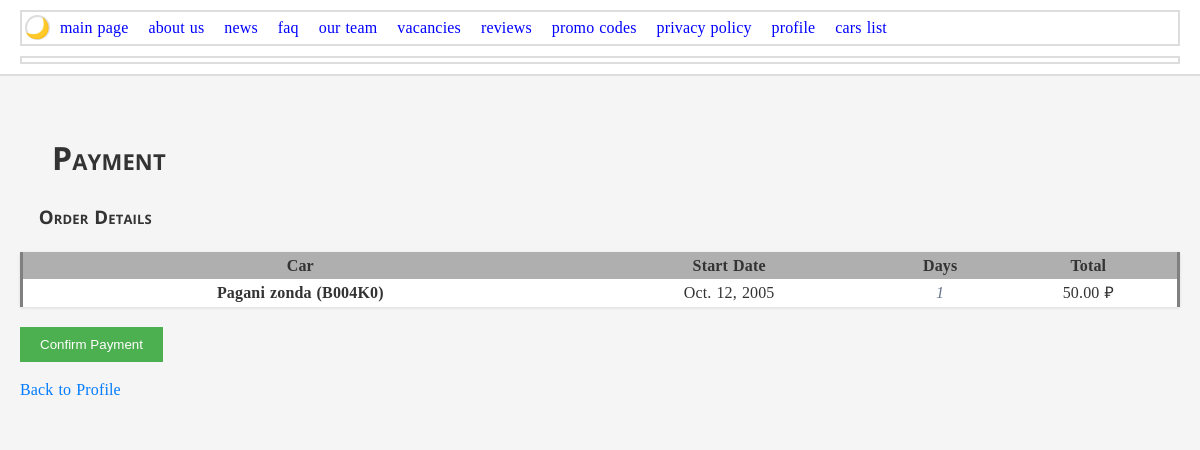
Screenshot of /payment/3/ (signed in) with the database file from the repository.
### main/models.py (models this page shows, shortened)
class Rental(models.Model):
    STATUS_CHOICES = [
        ('PENDING', 'Waiting confirmation'),
        ('CONFIRMED', 'Confirmed'),
        ('ACTIVE', 'Active'),
        ('COMPLETED', 'Completed'),
        ('CANCELLED', 'Cancelled'),
    ]
    client = models.ForeignKey(User, on_delete=models.PROTECT)
    car = models.ForeignKey(Car, on_delete=models.PROTECT)
    start_date = models.DateField('Start date')
    days = models.PositiveIntegerField('Days quantity')
    expected_return_date = models.DateField('Expected return date', blank=True)
    rental_amount = models.DecimalField('Rental amount', max_digits=10, decimal_places=2, blank=True, editable=False)
    discount_amount = models.DecimalField('Discount amount', max_digits=10, decimal_places=2, default=0, editable=False)
    total_amount = models.DecimalField('Total amount', max_digits=10, decimal_places=2, blank=True, editable=False)
    promo_code = models.ForeignKey(PromoCode, on_delete=models.SET_NULL, null=True, blank=True)
    status = models.CharField('Status', max_length=10, choices=STATUS_CHOICES, default='PENDING', blank=True)
    fines = models.ManyToManyField(Fine, blank=True)
    is_paid = models.BooleanField('Paid', default=False)  # Новое поле!
    class Meta:
        verbose_name = 'Rental'
        verbose_name_plural = 'Rentals'

class Car(models.Model):
    license_plate = models.CharField(max_length=20, unique=True)
    model = models.ForeignKey(CarModel, on_delete=models.CASCADE)
    body_type = models.OneToOneField(BodyType, on_delete=models.PROTECT,  null=True, blank=True)  # Пример OneToOne
    year = models.PositiveIntegerField()
    daily_rental_price = models.DecimalField(max_digits=8, decimal_places=2, editable = False)
    price = models.DecimalField(max_digits=12, decimal_places=2)
    def __str__(self):
        return f"{self.model} ({self.license_plate})"

class CarModel(models.Model):
    name = models.CharField(max_length=100)
    def __str__(self):
        return self.name

### main/views.py (the view)
# urls.py: path('payment/<int:rental_id>/', views.payment_page, name='payment_page'),
@login_required
def payment_page(request, rental_id):
    rental = get_object_or_404(Rental, id=rental_id, client=request.user, status='PENDING')
    return render(request, 'main/payment.html', {'rental': rental})

### main/templates/main/payment.html (shortened to what this page needs)
{% extends "base.html" %}
{% block header %}Payment{% endblock %}
{% block content %}
<h3>Order Details</h3>
<table>
    <thead>
        <tr>
            <th>Car</th>
            <th>Start Date</th>
            <th>Days</th>
            <th>Total</th>
        </tr>
    </thead>
    <tbody>
        <tr>
            <td>{{ rental.car }}</td>
            <td>{{ rental.start_date }}</td>
            <td>{{ rental.days }}</td>
            <td>{{ rental.total_amount }} ₽</td>
        </tr>
    </tbody>
</table>
<form method="post" action="{% url 'process_payment' rental.id %}">
    <button type="submit" style="padding: 10px 20px; background-color: #4CAF50; color: white; border: none; cursor: pointer;">
        Confirm Payment
    </button>
</form>
<a href="{% url 'profile' %}" style="display: inline-block; margin-top: 15px; color: #007bff;">Back to Profile</a>
{% endblock %}

### main/static/css/style2.css (style rules this page uses)
:root { --font-primary: 'Open Sans'; --font-secondary: 'Roboto'; --font-mono: monospace; --bg-primary: #f5f5f5; --bg-secondary: #ffffff; --text-primary: #333333; --text-secondary: #666666; --border-color: #dddddd; }
h1, h2, h3 { font-family: var(--font-primary); margin: 1em 0 0.5em 0; padding: 0 1em; font-variant: small-caps; word-break: break-all; }
a:link { color: blue; text-decoration: none; }
body { line-height: 1.6; word-spacing: 0.05em; letter-spacing: 0.01em; background: #f5f5f5; margin: 0; padding-top: 80px; }
tr > th { background: #afafaf; }
td:first-child, th:first-child { font-weight: bold; border-left: 3px solid grey; }
td:last-child, th:last-child { border-right: 3px solid grey; }
td:nth-last-child(2) { font-style: italic; color: #64748b; }
[lang="en"] { quotes: '"' '"'; }
button { cursor: pointer; }
table { border-collapse: collapse; width: 100%; margin: 20px 0; background: white; box-shadow: 0 1px 3px rgba(0,0,0,0.1); }
td, th { text-align: center; vertical-align: middle; }
body { background-color: var(--bg-primary) !important; color: var(--text-primary) !important; }

### rows the page displays
Rental: car "Pagani zonda (B004K0)", start_date "Oct. 12, 2005", days "1", total_amount "50.00"
